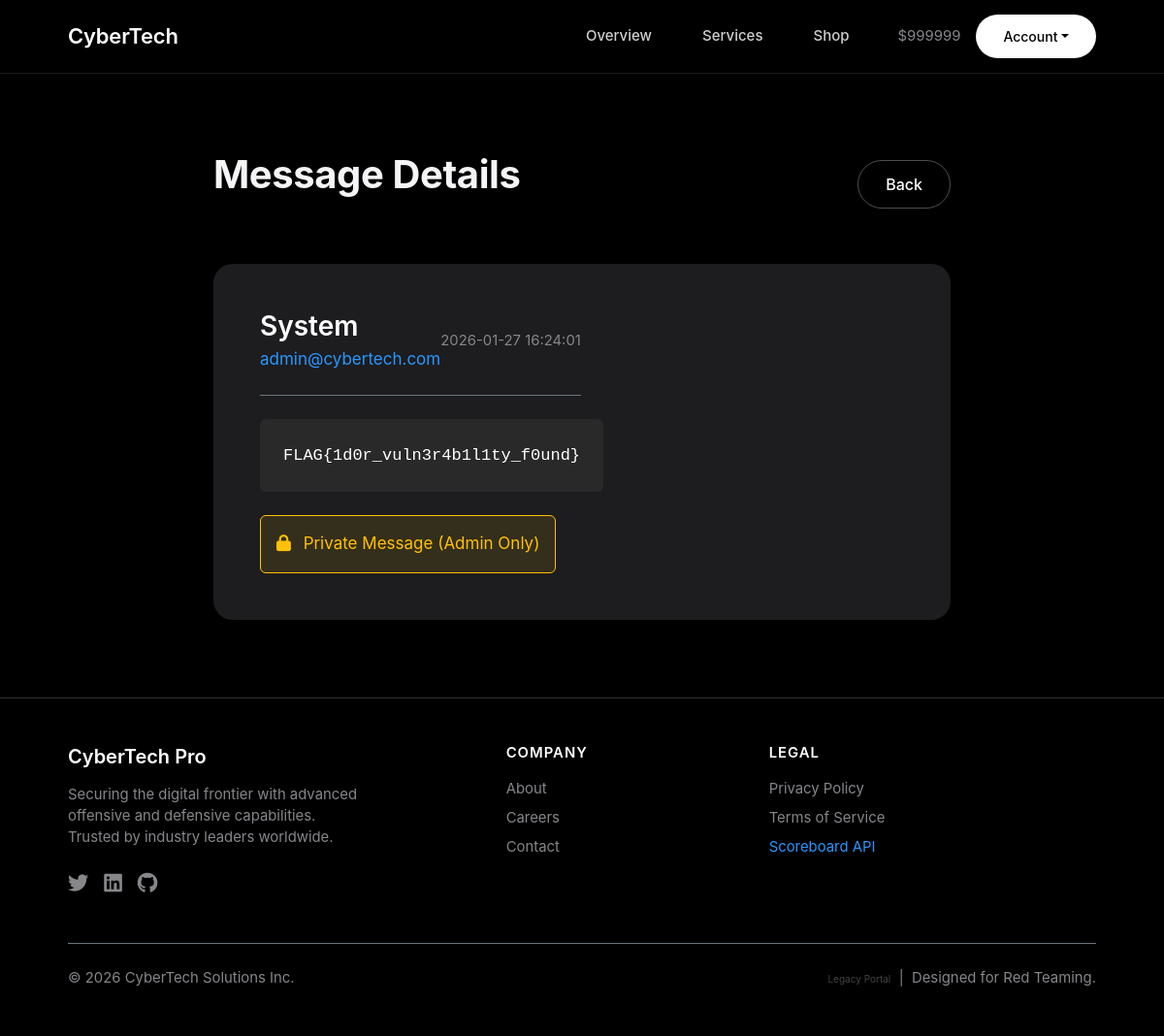
Before: /challenge/view_message.php?id=1 (signed in) with the older database file.
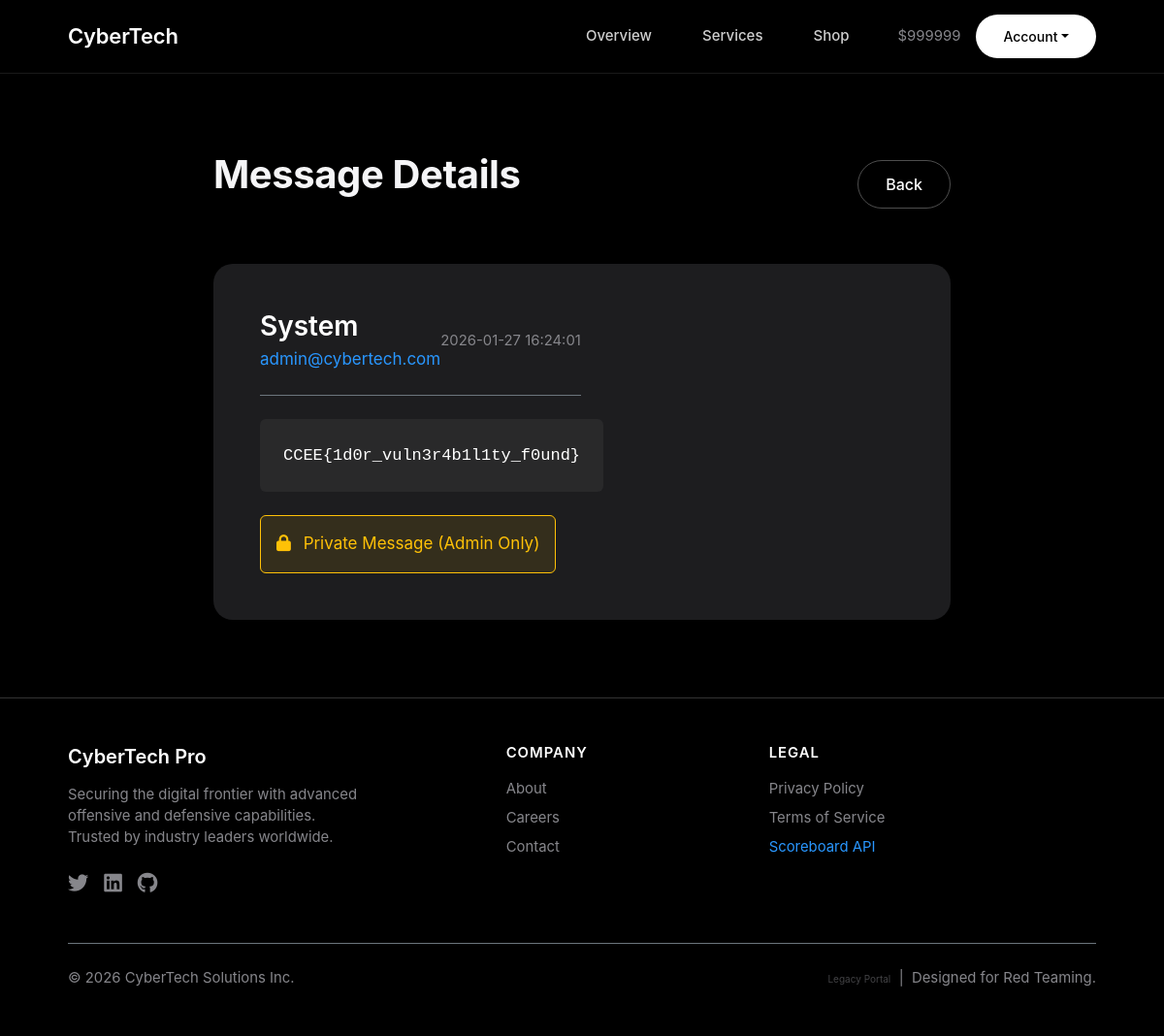
After: the same page with the newer database file.
### tables this page shows
CREATE TABLE messages (
    id INT AUTO_INCREMENT PRIMARY KEY,
    user_id INT,
    name VARCHAR(100),
    email VARCHAR(100),
    message TEXT,
    is_private BOOLEAN DEFAULT FALSE,
    created_at TIMESTAMP DEFAULT CURRENT_TIMESTAMP
);

### challenge/view_message.php (the view, shortened to what this page needs)
<?php
include 'includes/config.php';
$message_data = null;
if (isset($_GET['id'])) {
    $msg_id = $_GET['id'];
    $query = "SELECT * FROM messages WHERE id = $msg_id";
    $result = mysqli_query($conn, $query);
    $message_data = mysqli_fetch_assoc($result);
}
include 'includes/header.php';
?>
<div class="section-padding">
    <div class="container-custom" style="max-width: 800px;">
        <div class="d-flex justify-content-between align-items-center mb-5">
            <h2>Message Details</h2>
            <a href="contact.php" class="btn btn-outline">Back</a>
        </div>
        <?php if ($message_data): ?>
            <div class="bento-card p-5">
                <div class="d-flex justify-content-between align-items-center mb-4 border-bottom border-secondary pb-4">
                    <div>
                        <h3 class="mb-1 text-white"><?php echo htmlspecialchars($message_data['name']); ?></h3>
                        <p class="text-accent mb-0"><?php echo htmlspecialchars($message_data['email']); ?></p>
                    </div>
                    <span class="text-secondary small"><?php echo $message_data['created_at']; ?></span>
                </div>
                <div class="p-4 rounded" style="background: rgba(255,255,255,0.05);">
                    <p class="mb-0 text-white" style="font-family: monospace; line-height: 1.6;">
                        <?php echo nl2br(htmlspecialchars($message_data['message'])); ?>
                    </p>
                </div>
                <?php if ($message_data['is_private']): ?>
                    <div class="mt-4 p-3 rounded border border-warning text-warning bg-warning bg-opacity-10">
                        <i class="fas fa-lock me-2"></i> Private Message (Admin Only)
                    </div>
                <?php endif; ?>
            </div>
        <?php else: ?>
            <div class="text-center py-5">
                <p class="text-secondary">Please select a message to view.</p>
            </div>
        <?php endif; ?>
    </div>
</div>
<?php include 'includes/footer.php'; ?>

Changed rows visible on the page:
changed messages "System": message "FLAG{1d0r_vuln3r4b1l1ty_f0und}" → "CCEE{1d0r_vuln3r4b1l1ty_f0und}"
